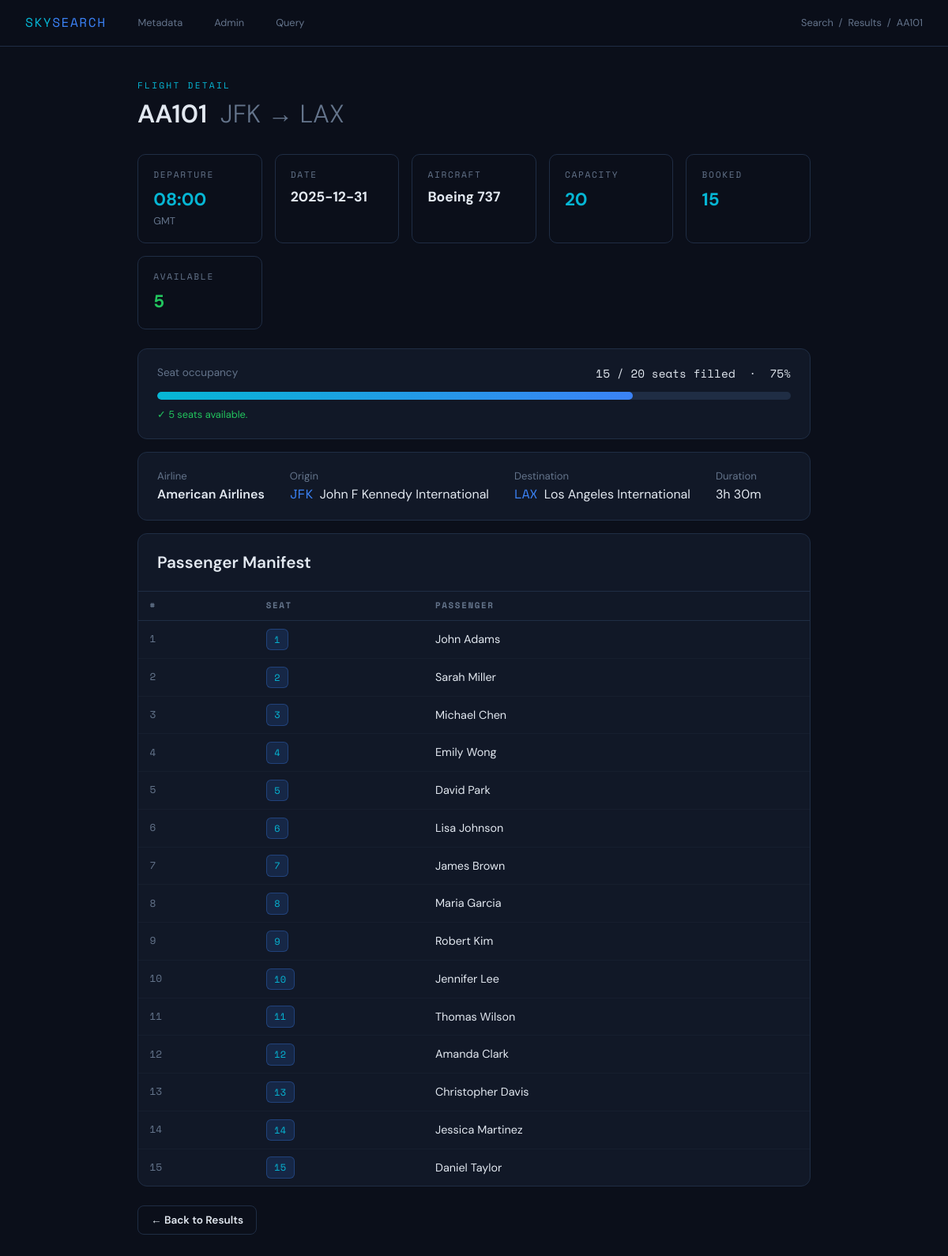
Page /flight/AA101/2025-12-31 on the committed database.
### tables this page shows
CREATE TABLE Flight (
    flight_number TEXT NOT NULL,
    departure_date TEXT NOT NULL,
    plane_type TEXT NOT NULL,
    PRIMARY KEY (flight_number, departure_date)
);

CREATE TABLE FlightService (
    flight_number TEXT PRIMARY KEY,
    airline_name TEXT NOT NULL,
    origin_code TEXT NOT NULL,
    dest_code TEXT NOT NULL,
    departure_time TEXT NOT NULL,
    duration TEXT NOT NULL
);

CREATE TABLE Aircraft (
    plane_type TEXT PRIMARY KEY,
    capacity INTEGER NOT NULL
);

CREATE TABLE Airport (
    airport_code TEXT PRIMARY KEY,
    name TEXT NOT NULL,
    city TEXT NOT NULL,
    country TEXT NOT NULL
);

CREATE TABLE Booking (
    pid INTEGER NOT NULL,
    flight_number TEXT NOT NULL,
    departure_date TEXT NOT NULL,
    seat_number INTEGER NOT NULL,
    PRIMARY KEY (pid, flight_number, departure_date)
);

CREATE TABLE Passenger (
    pid INTEGER PRIMARY KEY,
    passenger_name TEXT NOT NULL
);

### app.py (the view)
@app.route("/flight/<flight_number>/<departure_date>")
def flight_detail(flight_number, departure_date):
    db = get_db()
    flight = db.execute("""
        SELECT
            f.flight_number,
            f.departure_date,
            f.plane_type,
            fs.airline_name,
            fs.origin_code,
            fs.dest_code,
            fs.departure_time,
            fs.duration,
            ac.capacity,
            ao.name AS origin_name,
            ad.name AS dest_name
        FROM Flight f
        JOIN FlightService fs ON f.flight_number = fs.flight_number
        JOIN Aircraft ac      ON f.plane_type     = ac.plane_type
        JOIN Airport ao       ON fs.origin_code   = ao.airport_code
        JOIN Airport ad       ON fs.dest_code     = ad.airport_code
        WHERE f.flight_number  = ?
          AND f.departure_date = ?
    """, (flight_number, departure_date)).fetchone()
    if not flight:
        db.close()
        return render_template("detail.html", flight=None, booked=0,
                               available=0, passengers=[])
    booked_count = db.execute("""
        SELECT COUNT(*) AS cnt FROM Booking
        WHERE flight_number = ? AND departure_date = ?
    """, (flight_number, departure_date)).fetchone()["cnt"]
    passengers = db.execute("""
        SELECT p.passenger_name, b.seat_number
        FROM Booking b
        JOIN Passenger p ON b.pid = p.pid
        WHERE b.flight_number = ? AND b.departure_date = ?
        ORDER BY b.seat_number
    """, (flight_number, departure_date)).fetchall()
    db.close()
    f = dict(flight)
    available = f["capacity"] - booked_count
    return render_template("detail.html",
                           flight=f,
                           booked=booked_count,
                           available=available,
                           passengers=[dict(p) for p in passengers])

### app.py (called while the page is built)
def get_db():
    con = sqlite3.connect(DB_PATH)
    con.row_factory = sqlite3.Row
    return con

### templates/detail.html (shortened to what this page needs)
{% extends "base.html" %}
{% block breadcrumb %}
  <a href="/" style="color:var(--muted);text-decoration:none;">Search</a>
  &nbsp;/&nbsp;
  <a href="javascript:history.back()" style="color:var(--muted);text-decoration:none;">Results</a>
  &nbsp;/&nbsp; {{ flight.flight_number if flight else '—' }}
{% endblock %}
{% block content %}
{% if not flight %}
  <div class="empty">
    <div class="icon">🔍</div>
    <p>Flight not found.</p>
    <a href="/" class="btn btn-outline" style="margin-top:1.5rem;">← Back to Search</a>
  </div>
{% else %}
<p class="section-title">Flight Detail</p>
<h1>
  {{ flight.flight_number }}
  <span style="font-weight:300;color:var(--muted);">
    &nbsp;{{ flight.origin_code }} → {{ flight.dest_code }}
  </span>
</h1>
<div class="stat-grid">
  <div class="stat">
    <div class="stat-label">Departure</div>
    <div class="stat-value blue">{{ flight.departure_time }}</div>
    <div style="font-size:.8rem;color:var(--muted);">GMT</div>
  </div>
  <div class="stat">
    <div class="stat-label">Date</div>
    <div class="stat-value" style="font-size:1.1rem;">{{ flight.departure_date }}</div>
  </div>
  <div class="stat">
    <div class="stat-label">Aircraft</div>
    <div class="stat-value" style="font-size:1.1rem;">{{ flight.plane_type }}</div>
  </div>
  <div class="stat">
    <div class="stat-label">Capacity</div>
    <div class="stat-value blue">{{ flight.capacity }}</div>
  </div>
  <div class="stat">
    <div class="stat-label">Booked</div>
    <div class="stat-value {% if booked == flight.capacity %}red{% else %}blue{% endif %}">
      {{ booked }}
    </div>
  </div>
  <div class="stat">
    <div class="stat-label">Available</div>
    <div class="stat-value {% if available == 0 %}red{% elif available <= 3 %}blue{% else %}green{% endif %}">
      {{ available }}
    </div>
  </div>
</div>
<div class="card" style="padding:1.2rem 1.5rem;">
  <div style="display:flex;justify-content:space-between;align-items:center;margin-bottom:.75rem;">
    <span style="font-size:.85rem;color:var(--muted);">Seat occupancy</span>
    <span class="seats-numbers">
      {{ booked }} / {{ flight.capacity }} seats filled
      &nbsp;·&nbsp;
      {% set pct = (booked / flight.capacity * 100)|int %}
      {{ pct }}%
    </span>
  </div>
  <div class="seats-bar">
    <div class="seats-bar-fill {% if available == 0 %}full{% endif %}"
         style="width: {{ (booked / flight.capacity * 100)|round(1) }}%">
    </div>
  </div>
  {% if available == 0 %}
  <p style="margin-top:.6rem;font-size:.8rem;color:var(--danger);">
    ⚠ This flight is fully booked.
  </p>
  {% elif available <= 3 %}
  <p style="margin-top:.6rem;font-size:.8rem;color:var(--accent2);">
    ⚡ Only {{ available }} seat{{ 's' if available != 1 }} left!
  </p>
  {% else %}
  <p style="margin-top:.6rem;font-size:.8rem;color:var(--success);">
    ✓ {{ available }} seat{{ 's' if available != 1 }} available.
  </p>
  {% endif %}
</div>
<div class="card" style="padding:1.2rem 1.5rem;margin-bottom:1rem;">
  <div style="display:flex;gap:2rem;flex-wrap:wrap;align-items:center;">
    <div>
      <div class="meta">Airline</div>
      <div style="font-weight:600;">{{ flight.airline_name }}</div>
    </div>
    <div>
      <div class="meta">Origin</div>
      <div><span style="font-family:var(--mono);color:var(--accent);">{{ flight.origin_code }}</span>
        &nbsp;{{ flight.origin_name }}</div>
    </div>
    <div>
      <div class="meta">Destination</div>
      <div><span style="font-family:var(--mono);color:var(--accent);">{{ flight.dest_code }}</span>
        &nbsp;{{ flight.dest_name }}</div>
    </div>
    <div>
      <div class="meta">Duration</div>
      <div>{{ flight.duration }}</div>
    </div>
  </div>
</div>
{% if passengers %}
<div class="card" style="padding:0;overflow:hidden;">
  <div style="padding:1.2rem 1.5rem;border-bottom:1px solid var(--border);">
    <h2 style="margin:0;">Passenger Manifest</h2>
  </div>
  <table>
    <thead>
      <tr>
        <th>#</th>
        <th>Seat</th>
        <th>Passenger</th>
      </tr>
    </thead>
    <tbody>
      {% for p in passengers %}
      <tr>
        <td style="color:var(--muted);font-family:var(--mono);font-size:.8rem;">{{ loop.index }}</td>
        <td><span class="tag">{{ p.seat_number }}</span></td>
        <td>{{ p.passenger_name }}</td>
      </tr>
      {% endfor %}
    </tbody>
  </table>
</div>
{% endif %}
<div style="margin-top:1.5rem;">
  <a href="javascript:history.back()" class="btn btn-outline btn-sm">← Back to Results</a>
</div>
{% endif %}
{% endblock %}

### templates/base.html (style rules this page uses)
:root { --bg: #0b0f1a; --surface: #111827; --border: #1f2d44; --accent: #3b82f6; --accent2: #06b6d4; --text: #e2e8f0; --muted: #64748b; --danger: #ef4444; --success: #22c55e; --mono: 'Space Mono', monospace; --sans: 'DM Sans', sans-serif; }
*, *::before, *::after { box-sizing: border-box; margin: 0; padding: 0; }
body { background: var(--bg); color: var(--text); font-family: var(--sans); min-height: 100vh; line-height: 1.6; }
.section-title { font-family: var(--mono); font-size: .7rem; letter-spacing: .2em; text-transform: uppercase; color: var(--accent2); margin-bottom: .5rem; }
h1 { font-size: 2rem; font-weight: 600; line-height: 1.2; margin-bottom: 2rem; }
h2 { font-size: 1.3rem; font-weight: 600; margin-bottom: 1rem; }
.card { background: var(--surface); border: 1px solid var(--border); border-radius: 12px; padding: 1.75rem; margin-bottom: 1rem; }
.btn { display: inline-flex; align-items: center; gap: .5rem; padding: .75rem 2rem; background: var(--accent); color: #fff; border: none; border-radius: 8px; font-family: var(--sans); font-size: .95rem; font-weight: 600; cursor: pointer; text-decoration: none; transition: background .2s, transform .1s; }
.btn-outline { background: transparent; border: 1px solid var(--border); color: var(--text); }
.btn-sm { padding: .4rem 1rem; font-size: .85rem; }
.meta { font-size: .82rem; color: var(--muted); }
.seats-bar { height: 10px; background: var(--border); border-radius: 99px; overflow: hidden; }
.seats-bar-fill { height: 100%; border-radius: 99px; background: linear-gradient(90deg, var(--accent2), var(--accent)); transition: width .6s ease; }
.seats-numbers { font-family: var(--mono); font-size: .9rem; white-space: nowrap; }
.stat-grid { display: grid; grid-template-columns: repeat(auto-fit, minmax(130px, 1fr)); gap: 1rem; margin-bottom: 1.5rem; }
.stat { background: #0b0f1a; border: 1px solid var(--border); border-radius: 10px; padding: 1rem 1.2rem; }
.stat-label { font-size: .7rem; letter-spacing: .15em; text-transform: uppercase; color: var(--muted); font-family: var(--mono); margin-bottom: .3rem; }
.stat-value { font-size: 1.4rem; font-weight: 700; }
.stat-value.green { color: var(--success); }
.stat-value.blue { color: var(--accent2); }
table { width: 100%; border-collapse: collapse; font-size: .9rem; }
th { text-align: left; font-family: var(--mono); font-size: .68rem; letter-spacing: .15em; text-transform: uppercase; color: var(--muted); padding: .6rem .9rem; border-bottom: 1px solid var(--border); }
td { padding: .6rem .9rem; border-bottom: 1px solid #161e2e; }
tr:last-child td { border-bottom: none; }
.tag { display: inline-block; padding: .2rem .6rem; border-radius: 6px; font-size: .75rem; font-family: var(--mono); background: rgba(59,130,246,.15); color: var(--accent2); border: 1px solid rgba(59,130,246,.3); }

### rows in the picture
Flight: flight_number "AA101", departure_date "2025-12-31", plane_type "Boeing 737"
FlightService: origin_code "JFK", dest_code "LAX", departure_time "08:00", airline_name "American Airlines", duration "3h 30m"
Aircraft: capacity "20"
Airport: origin_name "John F Kennedy International"
Airport: dest_name "Los Angeles International"
Booking: seat_number "1", passenger_name "John Adams"
Booking: seat_number "2", passenger_name "Sarah Miller"
Booking: seat_number "3", passenger_name "Michael Chen"
Booking: seat_number "4", passenger_name "Emily Wong"
Booking: seat_number "5", passenger_name "David Park"
Booking: seat_number "6", passenger_name "Lisa Johnson"
Booking: seat_number "7", passenger_name "James Brown"
Booking: seat_number "8", passenger_name "Maria Garcia"
Booking: seat_number "9", passenger_name "Robert Kim"
Booking: seat_number "10", passenger_name "Jennifer Lee"
Booking: seat_number "11", passenger_name "Thomas Wilson"
Booking: seat_number "12", passenger_name "Amanda Clark"
Booking: seat_number "13", passenger_name "Christopher Davis"
Booking: seat_number "14", passenger_name "Jessica Martinez"
Booking: seat_number "15", passenger_name "Daniel Taylor"

### other values in the picture
{{ booked }} "15"
{{ available }} "5"
{{ pct }} "75"
{{ 's' if available != 1 }} "s"
